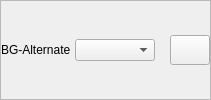
            <widget class="QFrame" name="bgalternate_1">
             <property name="maximumSize">
              <size>
               <width>16777215</width>
               <height>16777215</height>
              </size>
             </property>
             <property name="frameShape">
              <enum>QFrame::StyledPanel</enum>
             </property>
             <property name="frameShadow">
              <enum>QFrame::Raised</enum>
             </property>
             <layout class="QHBoxLayout" name="horizontalLayout_89">
              <property name="spacing">
               <number>4</number>
              </property>
              <property name="leftMargin">
               <number>0</number>
              </property>
              <property name="topMargin">
               <number>0</number>
              </property>
              <property name="rightMargin">
               <number>0</number>
              </property>
              <property name="bottomMargin">
               <number>0</number>
              </property>
              <item>
               <widget class="QLabel" name="background_21">
                <property name="minimumSize">
                 <size>
                  <width>0</width>
                  <height>0</height>
                 </size>
                </property>
                <property name="maximumSize">
                 <size>
                  <width>70</width>
                  <height>16777215</height>
                 </size>
                </property>
                <property name="text">
                 <string>BG-Alternate</string>
                </property>
               </widget>
              </item>
              <item>
               <widget class="QComboBox" name="changeSelectedColor_83">
                <property name="minimumSize">
                 <size>
                  <width>80</width>
                  <height>0</height>
                 </size>
                </property>
                <property name="maximumSize">
                 <size>
                  <width>80</width>
                  <height>16777215</height>
                 </size>
                </property>
               </widget>
              </item>
              <item>
               <widget class="QLabel" name="selectedColor_83">
                <property name="minimumSize">
                 <size>
                  <width>0</width>
                  <height>24</height>
                 </size>
                </property>
                <property name="maximumSize">
                 <size>
                  <width>50</width>
                  <height>24</height>
                 </size>
                </property>
                <property name="text">
                 <string/>
                </property>
               </widget>
              </item>
              <item>
               <widget class="QPushButton" name="colorPicker_83">
                <property name="minimumSize">
                 <size>
                  <width>40</width>
                  <height>30</height>
                 </size>
                </property>
                <property name="maximumSize">
                 <size>
                  <width>40</width>
                  <height>30</height>
                 </size>
                </property>
                <property name="cursor">
                 <cursorShape>PointingHandCursor</cursorShape>
                </property>
                <property name="text">
                 <string/>
                </property>
               </widget>
              </item>
             </layout>
            </widget>
